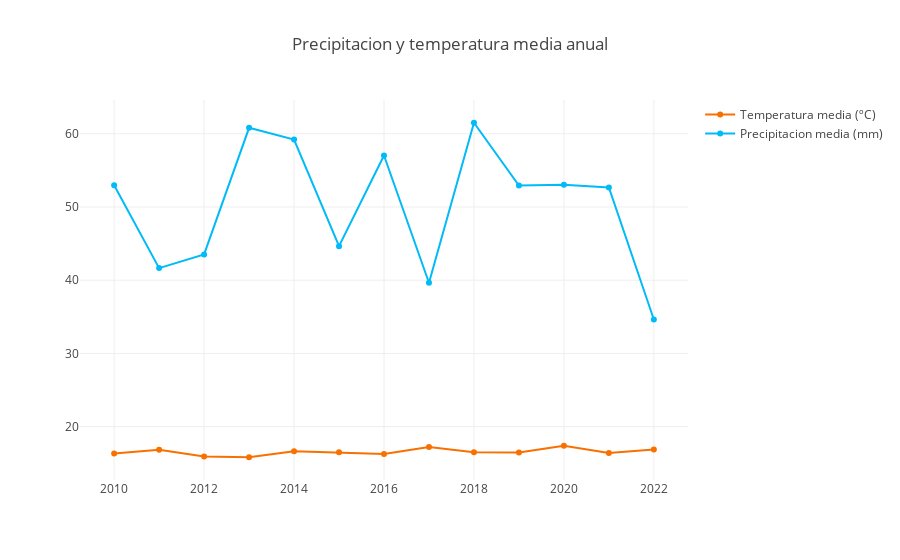
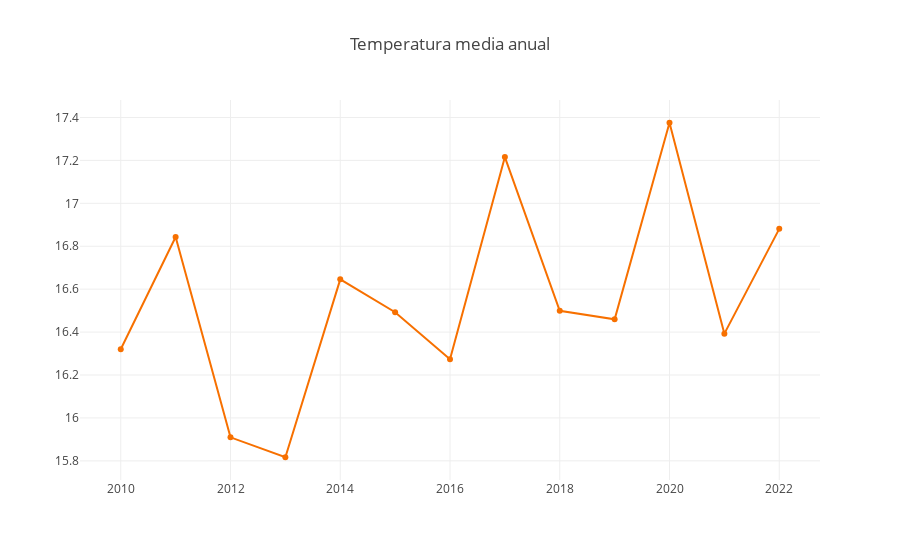

These figures' notebook cell, in order:
### Code cell
val dataTemperature = Scatter(
    SeqYears,
    SeqTemperature,
    name = "Temperatura media (ºC)",
    marker = Marker(
        color = Color.RGB(247, 112, 0)
    )
)

val dataPrecipitation = Scatter(
    SeqYears,
    SeqPrecipitation,
    name = "Precipitacion media (mm)",
    marker = Marker(
        color = Color.RGB(0, 187, 247)
    )
)

val layout1 = Layout(
    title = "Precipitacion y temperatura media anual"
)

val layout2 = Layout(
    title = "Temperatura media anual"
)

val dataToPlot = Seq(dataTemperature, dataPrecipitation)
plot(dataToPlot, layout1)

plot(Seq(dataTemperature), layout2)

### Figure 1 — Plotly figure (JSON) as saved in the notebook; plotly's stock layout.template omitted (floating-point values rounded to 4 significant figures)
{"data": [{"marker": {"color": "rgb(247, 112, 0)"}, "name": "Temperatura media (ºC)", "type": "scatter", "x": [2010, 2011, 2012, 2013, 2014, 2015, 2016, 2017, 2018, 2019, 2020, 2021, 2022], "y": [16.32, 16.84, 15.91, 15.82, 16.65, 16.49, 16.27, 17.22, 16.5, 16.46, 17.38, 16.39, 16.88]}, {"marker": {"color": "rgb(0, 187, 247)"}, "name": "Precipitacion media (mm)", "type": "scatter", "x": [2010, 2011, 2012, 2013, 2014, 2015, 2016, 2017, 2018, 2019, 2020, 2021, 2022], "y": [52.98, 41.65, 43.52, 60.81, 59.2, 44.65, 57.03, 39.65, 61.5, 52.93, 53.05, 52.66, 34.63]}], "layout": {"title": "Precipitacion y temperatura media anual"}}

### Figure 2 — Plotly figure (JSON) as saved in the notebook; plotly's stock layout.template omitted (floating-point values rounded to 4 significant figures)
{"data": [{"marker": {"color": "rgb(247, 112, 0)"}, "name": "Temperatura media (ºC)", "type": "scatter", "x": [2010, 2011, 2012, 2013, 2014, 2015, 2016, 2017, 2018, 2019, 2020, 2021, 2022], "y": [16.32, 16.84, 15.91, 15.82, 16.65, 16.49, 16.27, 17.22, 16.5, 16.46, 17.38, 16.39, 16.88]}], "layout": {"title": "Temperatura media anual"}}
